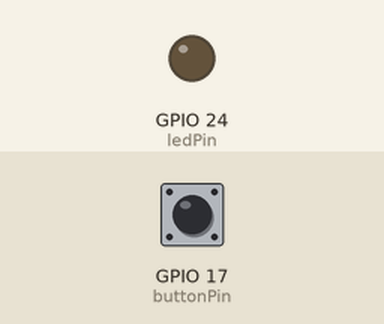
A program run on a simulated Raspberry Pi (BCM pin numbers). Parts: output pins drawn as LEDs (lit = HIGH). Dashed ring = blinking. The inputs (shaded band) are chosen by the test bench; at power-on: GPIO 17 (buttonPin) HIGH. What the program prints to the terminal is not drawn.

Above: at 1.2 s.
1.3 s: GPIO 17 (buttonPin) pulled LOW for 3.2 s
At 1.7 s:
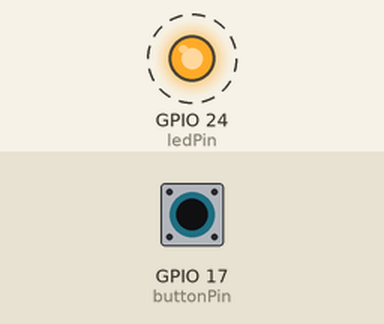
Timing chart, 0 to 6.3 s (numbered marks = the images above; inputs shaded):
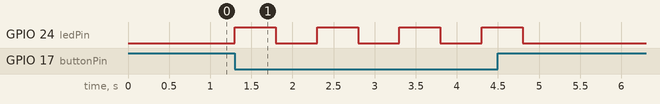

The program:

5.2_ex1.py
```python
#!/usr/bin/env python3
import RPi.GPIO as GPIO
import time
ledPin = 24
buttonPin = 17
GPIO.setmode(GPIO.BCM)
GPIO.setup(ledPin, GPIO.OUT)
GPIO.setup(buttonPin, GPIO.IN)


def blink(pin):
    GPIO.output(pin, 1)
    time.sleep(0.5)
    GPIO.output(pin, 0)
    time.sleep(0.5)


try:
    while True:
        print(GPIO.input(buttonPin))
        if GPIO.input(buttonPin) == GPIO.LOW:
            blink(ledPin)
except KeyboardInterrupt:
    GPIO.cleanup()
    print("\nProgram Exited")
    exit(0)
```

Measured:
- after the input at 1.3 s, GPIO 24 (ledPin): alternates HIGH for 0.50 s and LOW for 0.50 s, 8 changes in all, then stays LOW, starting at once
